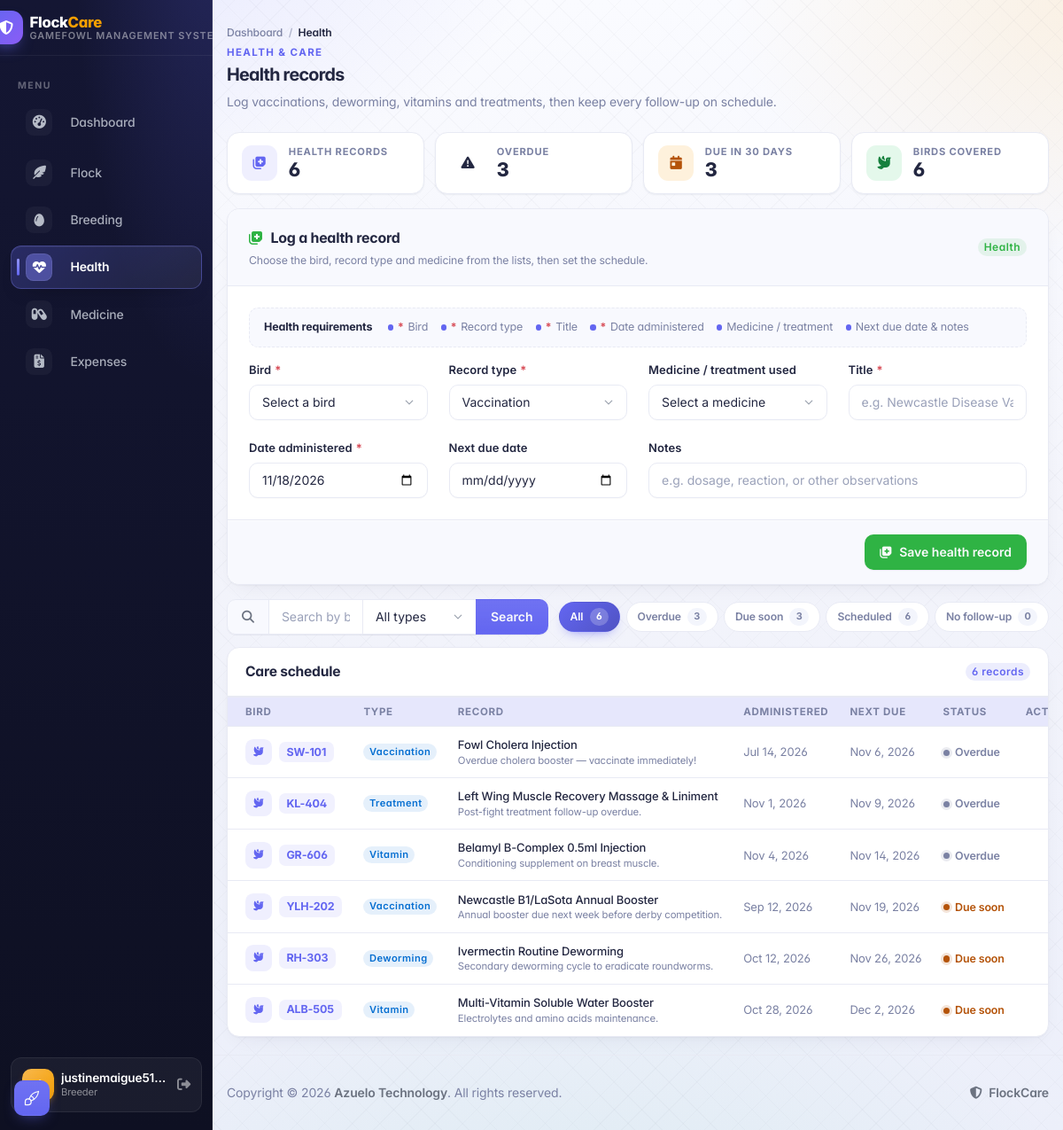
The app's page /info/health/ (signed in), older data.
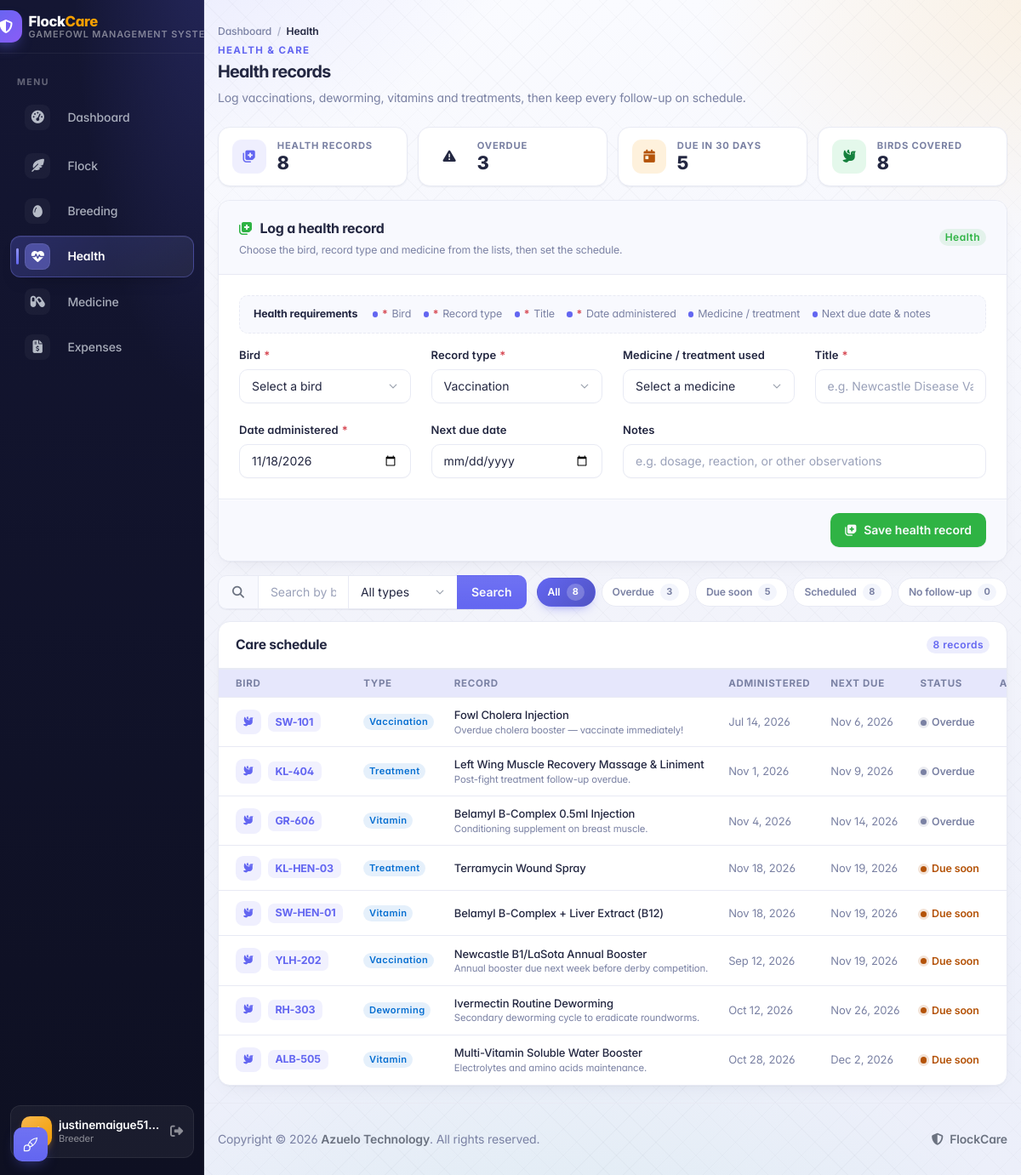
The same page, newer data.
### apps/info/models.py (models this page shows, shortened)
class HealthRecord(models.Model):
    RECORD_TYPES = [
        ('Vaccination', 'Vaccination'),
        ('Deworming', 'Deworming'),
        ('Vitamin', 'Vitamin/Supplement'),
        ('Treatment', 'Injury/Illness Treatment'),
    ]
    bird = models.ForeignKey(FlockMember, on_delete=models.CASCADE, related_name='health_records')
    record_type = models.CharField(max_length=20, choices=RECORD_TYPES)
    title = models.CharField(max_length=100)
    date_administered = models.DateField()
    next_due_date = models.DateField(null=True, blank=True)
    notes = models.TextField(blank=True, null=True)
    created_at = models.DateTimeField(auto_now_add=True)
    class Meta:
        ordering = ['-date_administered', '-created_at']
        indexes = [
            models.Index(fields=['bird', 'next_due_date']),
        ]

class FlockMember(models.Model):
    STATUS_CHOICES = [
        ('Active', 'Active'),
        ('Broodcock', 'Broodcock'),
        ('Broodhen', 'Broodhen'),
        ('Retired', 'Retired'),
        ('Sold', 'Sold'),
    ]
    GENDER_CHOICES = [
        ('Stag', 'Stag'),
        ('Cock', 'Cock'),
        ('Pullet', 'Pullet'),
        ('Hen', 'Hen'),
    ]
    COMB_CHOICES = [
        ('Pea', 'Pea Comb'),
        ('Straight', 'Straight / Single Comb'),
        ('Strawberry', 'Strawberry Comb'),
        ('Walnut', 'Walnut Comb'),
        ('Cushion', 'Cushion Comb'),
        ('Other', 'Other'),
    ]
    LEG_COLOR_CHOICES = [
        ('Yellow', 'Yellow'),
        ('Green', 'Green'),
        ('White', 'White'),
        ('Blue/Slate', 'Blue / Slate'),
        ('Lead', 'Lead / Dark'),
        ('Other', 'Other'),
    ]
    user = models.ForeignKey(User, on_delete=models.CASCADE, related_name='flock_members')
    tag_number = models.CharField(max_length=50)
    breed = models.ForeignKey(Breed, on_delete=models.SET_NULL, null=True, blank=True, related_name='birds')
    gender = models.CharField(max_length=10, choices=GENDER_CHOICES)
    birth_date = models.DateField(null=True, blank=True)
    sire = models.CharField(max_length=50, blank=True, null=True)
    dam = models.CharField(max_length=50, blank=True, null=True)
    status = models.CharField(max_length=20, choices=STATUS_CHOICES, default='Active')
    comb_type = models.CharField(max_length=20, choices=COMB_CHOICES, default='Pea', blank=True)
    leg_color = models.CharField(max_length=20, choices=LEG_COLOR_CHOICES, default='Yellow', blank=True)
    color = models.CharField(max_length=100, blank=True, help_text="Plumage / feather color")
    cage_number = models.CharField(max_length=50, blank=True, help_text="Pen, cord, or coop identifier")
    image = models.FileField(upload_to='birds/', blank=True, null=True, help_text="Photo of bird")
    weight_grams = models.PositiveIntegerField(null=True, blank=True, help_text="Weight in grams")
    wins = models.PositiveIntegerField(default=0, blank=True)
    losses = models.PositiveIntegerField(default=0, blank=True)
    draws = models.PositiveIntegerField(default=0, blank=True)
    created_at = models.DateTimeField(auto_now_add=True)
    class Meta:
        ordering = ['-created_at']
        constraints = [
            models.UniqueConstraint(fields=['user', 'tag_number'], name='unique_user_tag_number')
        ]
        indexes = [
            models.Index(fields=['user', 'status']),
            models.Index(fields=['user', 'tag_number']),
        ]

### apps/info/views.py (the view, shortened to what this page needs)
# urls.py: path('health/', views.health_list_page, name='health_list'),
@login_required(login_url='login')
def health_list_page(request):
    today = timezone.localdate()
    due_cutoff = today + timedelta(days=HEALTH_DUE_WINDOW_DAYS)
    query = request.GET.get('q', '').strip()
    state = request.GET.get('state', '').strip()
    record_type = request.GET.get('record_type', '').strip()
    records = HealthRecord.objects.filter(bird__user=request.user).select_related('bird')
    counts = records.aggregate(
        total=Count('id'),
        overdue=Count('id', filter=Q(next_due_date__lt=today)),
        due_soon=Count('id', filter=Q(
            next_due_date__gte=today,
            next_due_date__lte=due_cutoff,
        )),
        scheduled=Count('id', filter=Q(next_due_date__isnull=False)),
        unscheduled=Count('id', filter=Q(next_due_date__isnull=True)),
        birds_covered=Count('bird', distinct=True),
    )
    if record_type:
        records = records.filter(record_type=record_type)
    if state == 'overdue':
        records = records.filter(next_due_date__lt=today)
    elif state == 'upcoming':
        records = records.filter(
            next_due_date__gte=today,
            next_due_date__lte=due_cutoff,
        )
    elif state == 'scheduled':
        records = records.filter(next_due_date__isnull=False)
    elif state == 'unscheduled':
        records = records.filter(next_due_date__isnull=True)
    records = records.order_by(
        F('next_due_date').asc(nulls_last=True),
        '-date_administered',
        '-created_at',
    )
    paginator = Paginator(records, 15)
    page = paginator.get_page(request.GET.get('page', 1))
    return render(request, 'info/health_list.html', {
        'records': page,
        'birds': scoped_flock_members(request.user).order_by('tag_number'),
        'record_types': HealthRecord.RECORD_TYPES,
        'medicine_options': _health_medicine_options(request.user),
        'query': query,
        'state': state,
        'record_type': record_type,
        'counts': counts,
        'today': today,
        'due_cutoff': due_cutoff,
        'due_window_days': HEALTH_DUE_WINDOW_DAYS,
    })

### apps/core/scoping.py (called while the page is built)
def scoped_flock_members(user):
    return FlockMember.objects.filter(user=user)

### apps/info/choices.py (called while the page is built)
def record_type_for_category(category):
    return CATEGORY_RECORD_TYPES.get(category, 'Treatment')

### templates/info/health_list.html (shortened to what the changed rows need)
{% extends "theme/base.html" %}
{% block content %}
  <div class="page-header d-print-none mb-4" aria-label="Page header">
    <h2 class="page-title mb-0">Health records</h2>
  </div>
  <div class="dh-mini-stats">
    <div class="dh-mini-stat">
      <div class="min-w-0">
        <span class="dh-mini-stat-label">Health records</span>
        <span class="dh-mini-stat-value">{{ counts.total }}</span>
      </div>
    </div>
    <div class="dh-mini-stat">
      <div class="min-w-0">
        <span class="dh-mini-stat-label">Due in {{ due_window_days }} days</span>
        <span class="dh-mini-stat-value">{{ counts.due_soon }}</span>
      </div>
    </div>
    <div class="dh-mini-stat">
      <div class="min-w-0">
        <span class="dh-mini-stat-label">Birds covered</span>
        <span class="dh-mini-stat-value">{{ counts.birds_covered }}</span>
      </div>
    </div>
  </div>
  <div class="dh-toolbar">
    <div class="dh-filter-chips" role="group" aria-label="Filter health records">
      <a href="?{% if query %}q={{ query|urlencode }}{% endif %}{% if query and record_type %}&{% endif %}{% if record_type %}record_type={{ record_type }}{% endif %}"
         class="dh-chip {% if not state %}is-active{% endif %}">
        All <span class="dh-chip-count">{{ counts.total }}</span>
      </a>
      <a href="?state=upcoming{% if query %}&q={{ query|urlencode }}{% endif %}{% if record_type %}&record_type={{ record_type }}{% endif %}"
         class="dh-chip {% if state == 'upcoming' %}is-active{% endif %}">
        Due soon <span class="dh-chip-count">{{ counts.due_soon }}</span>
      </a>
      <a href="?state=scheduled{% if query %}&q={{ query|urlencode }}{% endif %}{% if record_type %}&record_type={{ record_type }}{% endif %}"
         class="dh-chip {% if state == 'scheduled' %}is-active{% endif %}">
        Scheduled <span class="dh-chip-count">{{ counts.scheduled }}</span>
      </a>
    </div>
  </div>
  <div class="card">
    <div class="card-header d-flex align-items-center">
      <div class="card-title mb-0">
        {% if query or state or record_type %}
          Filtered health records
        {% else %}
          Care schedule
        {% endif %}
      </div>
      <span class="badge bg-primary-lt text-primary ms-auto">{{ records.paginator.count }} record{{ records.paginator.count|pluralize }}</span>
    </div>
    <div class="table-responsive">
      <table class="table table-vcenter table-hover card-table text-nowrap dh-stack-table" id="healthRecordsTable">
        <thead>
          <tr>
            <th>Bird</th>
            <th>Type</th>
            <th>Record</th>
            <th>Administered</th>
            <th>Next due</th>
            <th>Status</th>
            <th class="w-1">Actions</th>
          </tr>
        </thead>
        <tbody>
          {% for record in records %}
          <tr data-record-id="{{ record.id }}">
            <td class="fw-semibold" data-label="Bird">
              <span class="dh-table-tag">
                <span class="dh-table-avatar"><i class="fas fa-dove"></i></span>
                <span class="dh-tag">{{ record.bird.tag_number }}</span>
              </span>
            </td>
            <td data-label="Type">
              <span class="badge bg-blue-lt text-blue">{{ record.record_type }}</span>
            </td>
            <td data-label="Record">
              <div class="fw-medium">{{ record.title }}</div>
              {% if record.notes %}
              <div class="text-muted small text-truncate" style="max-width: 20rem;">{{ record.notes }}</div>
              {% endif %}
            </td>
            <td class="text-muted" data-label="Administered">{{ record.date_administered|date:"M j, Y" }}</td>
            <td class="text-muted" data-label="Next due">
              {% if record.next_due_date %}
                {{ record.next_due_date|date:"M j, Y" }}
              {% else %}
                —
              {% endif %}
            </td>
            <td data-label="Status">
              {% if not record.next_due_date %}
              <span class="dh-status is-muted"><span class="dh-status-dot"></span>No follow-up</span>
              {% elif record.next_due_date < today %}
              <span class="dh-status is-danger"><span class="dh-status-dot"></span>Overdue</span>
              {% elif record.next_due_date <= due_cutoff %}
              <span class="dh-status is-warning"><span class="dh-status-dot"></span>Due soon</span>
              {% else %}
              <span class="dh-status is-active"><span class="dh-status-dot"></span>Scheduled</span>
              {% endif %}
            </td>
            <td data-label="Actions">
              <div class="dh-row-actions">
              </div>
            </td>
          </tr>
          {% endfor %}
        </tbody>
      </table>
    </div>
  </div>
{% endblock %}

Row changes from the older to the newer data that the page shows:
added HealthRecord: bird.tag_number "KL-HEN-03", record_type "Treatment", title "Terramycin Wound Spray", date_administered "Nov 18, 2026", next_due_date "Nov 19, 2026", shows "Due soon"
added HealthRecord: bird.tag_number "SW-HEN-01", record_type "Vitamin", title "Belamyl B-Complex + Liver Extract (B12)", date_administered "Nov 18, 2026", next_due_date "Nov 19, 2026", shows "Due soon"
Text that changed along with them:
{{ counts.total }}: "6" → "8"
{{ counts.due_soon }}: "3" → "5"
{{ counts.birds_covered }}: "6" → "8"
{{ counts.scheduled }}: "6" → "8"
{{ records.paginator.count }}: "6" → "8"
